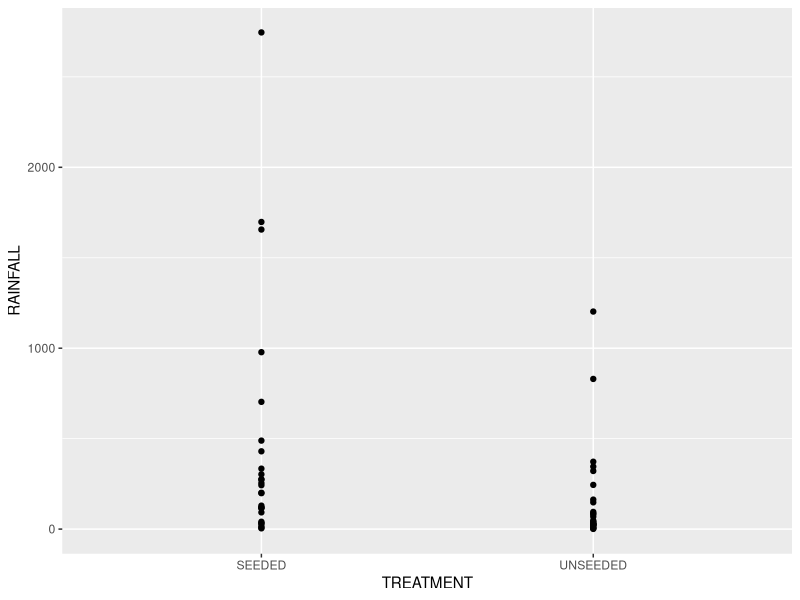
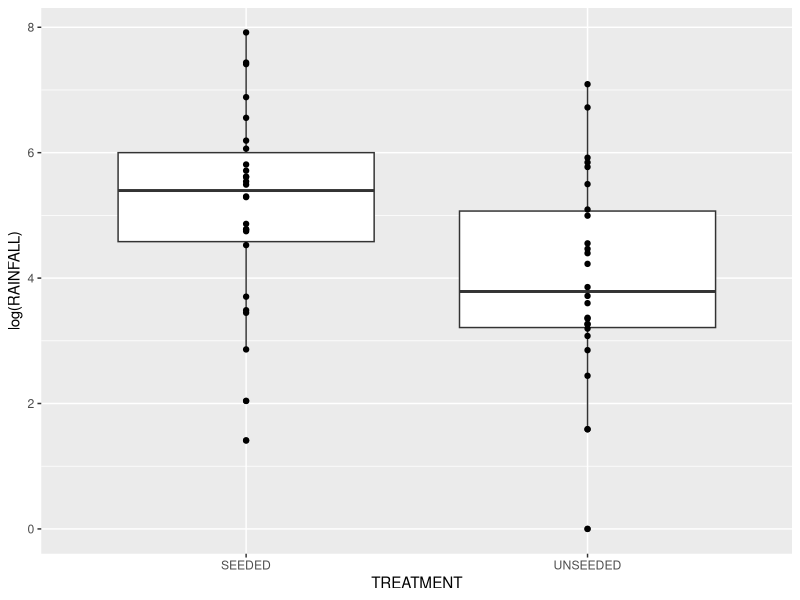
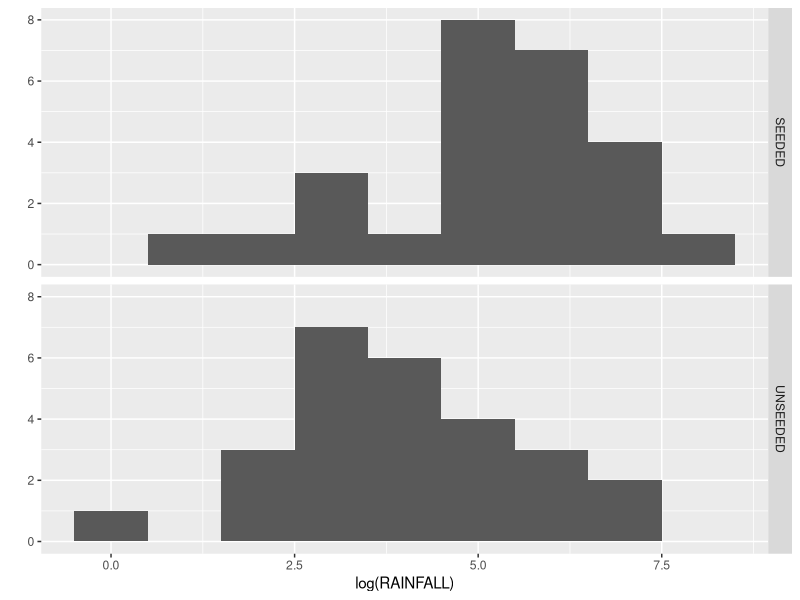

R code for these plots, in order: (Note: this script raises an error after producing the figures.)
## ---- chunk 1
c0301 <- read.csv('ascii/case0301.csv')
require(ggplot2)
## ---- chunk 2
table(c0301$TREATMENT)
## ---- chunk 3
qplot(TREATMENT, RAINFALL, data=c0301, geom='point')
## ---- chunk 4
qplot(TREATMENT, log(RAINFALL), data=c0301, geom='boxplot') + geom_point()
## ---- chunk 5
qplot(log(RAINFALL), data=c0301, binwidth=1) + facet_grid(facets=TREATMENT ~ .)
## ---- chunk 6
(tt <- t.test(log(RAINFALL) ~ TREATMENT, data=c0301))
diff <- tt$estimate[1] - tt$estimate[2]
names(diff) <- NULL
## ---- chunk 7
c0302 <- read.csv('ascii/case0302.csv')
## ---- chunk 8
qplot(VETERAN, DIOXIN, data=c0302, position=position_jitter(w=0.1), alpha=0.1) +
   geom_boxplot(alpha=0.5)
## ---- chunk 9
ex0320 <- data.frame(college=c('a','b','c','d','e'),
                     outofstate=c(3000,8000,30000,32000,40000),
                     instate=c(1000,4000,5000,8000,40000))
ex0320
## ---- chunk 10
median(log(ex0320$instate))
log(median(ex0320$instate))
## ---- chunk 11
median(ex0320$outofstate / ex0320$instate)
median(ex0320$outofstate) / median(ex0320$instate)
## ---- chunk 12
ex0321 <- read.csv('ascii/ex0321.csv')
## ---- chunk 13
with(ex0321[ ex0321$censored == 0,], t.test(expected - lifelength))
## ---- chunk 14
ggplot(ex0321, aes(expected, lifelength, color=factor(censored))) + geom_point(alpha=0.5) +
   geom_abline(intercept=0,slope=1) + theme_minimal()
## ---- chunk 15
ex0322 <- data.frame(kV=factor(c(26,26,26,28,28,28,28,28)),
                     time=c(5.79,1579.52,2323.7,68.8,108.29,110.29,426.07,1067.6))
ex0322
## ---- chunk 16
ex0323 <- read.csv('ascii/ex0323.csv')
names(ex0323) <- tolower(names(ex0323))
head(ex0323)
## ---- chunk 17
ggplot(ex0323, aes(year, rate)) + geom_point(aes(color=sunspot)) + geom_smooth(method='lm',se=F,color='black') + theme_minimal()
## ---- chunk 18
ex0324 <- read.csv('ascii/case0102.csv')
names(ex0324) <- tolower(names(ex0324))
ggplot(ex0324, aes(sex, salary)) + geom_boxplot()
## ---- chunk 19
ggplot(ex0324, aes(sex, log(salary))) + geom_boxplot()
## ---- chunk 20
(t <- t.test(log(salary) ~ sex, ex0324))
## ---- chunk 21
ex0325 <- read.csv('ascii/case0302.csv')
names(ex0325) <- tolower(names(ex0325))
two.largest <- order(ex0325$dioxin, decreasing = T)[1:2]
## ---- chunk 22
qplot(veteran, log(dioxin + 0.5), data=ex0325, geom=c('jitter', 'boxplot'))
t <- t.test(log(dioxin + 0.5) ~ veteran, data=ex0325, var.equal=T)
## ---- chunk 23
ex0330 <- read.csv('ascii/case0301.csv')
names(ex0330) <- tolower(names(ex0330))
## ---- chunk 24
us <- with(ex0330, rainfall[ treatment == 'UNSEEDED' ])
require(reshape2)
additive <- melt(data.frame(a=us, b=us+100, c=us+200, d=us+300, e=us+400),
                 variable.name='group',
                 value.name='rainfall')
qplot(group, rainfall, data=additive, geom=c('boxplot'))
## ---- chunk 25
mult <- melt(data.frame(a=us, b=us*2, c=us*3, d=us*4, e=us*5),
                 variable.name='group',
                 value.name='rainfall')
qplot(group, rainfall, data=mult, geom=c('boxplot'))
## ---- chunk 26
qplot(treatment, rainfall, data=ex0330, geom='boxplot')
